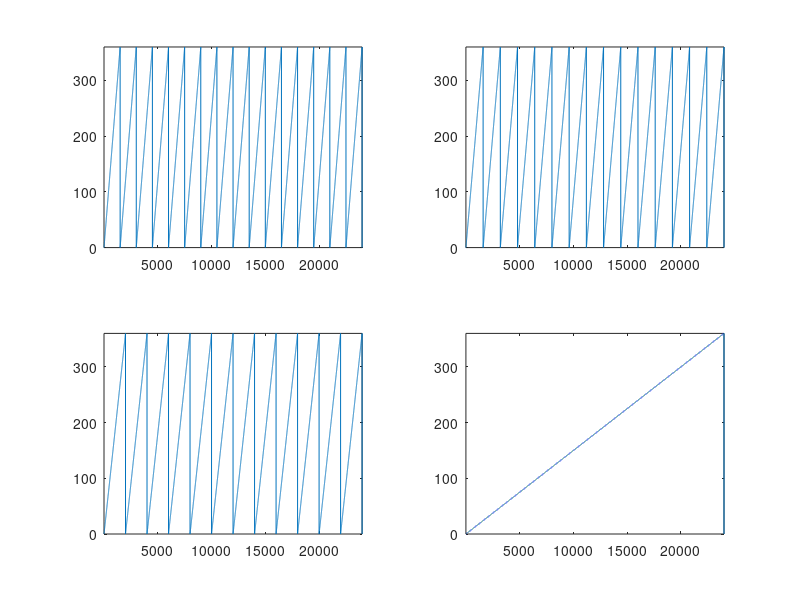

The MATLAB source for this figure:
close all;clear all;clc;
n=24000;
M=mod(linspace(0,360*16,n),360);
N=mod(linspace(0,360*15,n),360);
S=mod(linspace(0,360*12,n),360);
MN=M-N;
MS=M-S;
subplot(2,2,1);
plot(M);
axis tight;
subplot(2,2,2);
plot(N);
axis tight;
subplot(2,2,3);
plot(S);
axis tight;
subplot(2,2,4);
plot(mod(MN,360));
axis tight;